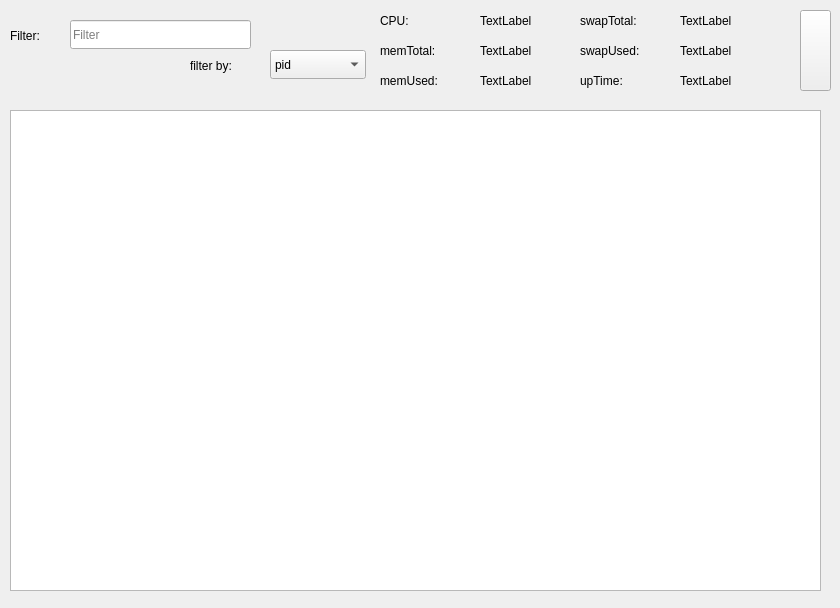
<?xml version="1.0" encoding="UTF-8"?>
<ui version="4.0">
 <class>Widget</class>
 <widget class="QWidget" name="Widget">
  <property name="geometry">
   <rect>
    <x>0</x>
    <y>0</y>
    <width>840</width>
    <height>608</height>
   </rect>
  </property>
  <property name="windowTitle">
   <string>Widget</string>
  </property>
  <widget class="QPushButton" name="testPushButton">
   <property name="geometry">
    <rect>
     <x>800</x>
     <y>10</y>
     <width>31</width>
     <height>81</height>
    </rect>
   </property>
   <property name="text">
    <string/>
   </property>
  </widget>
  <widget class="QTableView" name="processesTableView">
   <property name="geometry">
    <rect>
     <x>10</x>
     <y>110</y>
     <width>811</width>
     <height>481</height>
    </rect>
   </property>
  </widget>
  <widget class="QLabel" name="label">
   <property name="geometry">
    <rect>
     <x>380</x>
     <y>10</y>
     <width>71</width>
     <height>21</height>
    </rect>
   </property>
   <property name="text">
    <string>CPU:</string>
   </property>
  </widget>
  <widget class="QLabel" name="cpuLabel">
   <property name="geometry">
    <rect>
     <x>480</x>
     <y>10</y>
     <width>101</width>
     <height>21</height>
    </rect>
   </property>
   <property name="text">
    <string>TextLabel</string>
   </property>
  </widget>
  <widget class="QLabel" name="label_2">
   <property name="geometry">
    <rect>
     <x>380</x>
     <y>40</y>
     <width>91</width>
     <height>21</height>
    </rect>
   </property>
   <property name="text">
    <string>memTotal:</string>
   </property>
  </widget>
  <widget class="QLabel" name="memTotalLabel">
   <property name="geometry">
    <rect>
     <x>480</x>
     <y>40</y>
     <width>101</width>
     <height>21</height>
    </rect>
   </property>
   <property name="text">
    <string>TextLabel</string>
   </property>
  </widget>
  <widget class="QLabel" name="label_3">
   <property name="geometry">
    <rect>
     <x>380</x>
     <y>70</y>
     <width>91</width>
     <height>21</height>
    </rect>
   </property>
   <property name="text">
    <string>memUsed:</string>
   </property>
  </widget>
  <widget class="QLabel" name="memUsedLabel">
   <property name="geometry">
    <rect>
     <x>480</x>
     <y>70</y>
     <width>101</width>
     <height>21</height>
    </rect>
   </property>
   <property name="text">
    <string>TextLabel</string>
   </property>
  </widget>
  <widget class="QLabel" name="label_4">
   <property name="geometry">
    <rect>
     <x>580</x>
     <y>10</y>
     <width>91</width>
     <height>21</height>
    </rect>
   </property>
   <property name="text">
    <string>swapTotal:</string>
   </property>
  </widget>
  <widget class="QLabel" name="swapTotalLabel">
   <property name="geometry">
    <rect>
     <x>680</x>
     <y>10</y>
     <width>101</width>
     <height>21</height>
    </rect>
   </property>
   <property name="text">
    <string>TextLabel</string>
   </property>
  </widget>
  <widget class="QLabel" name="label_5">
   <property name="geometry">
    <rect>
     <x>580</x>
     <y>40</y>
     <width>91</width>
     <height>21</height>
    </rect>
   </property>
   <property name="text">
    <string>swapUsed:</string>
   </property>
  </widget>
  <widget class="QLabel" name="swapUsedLabel">
   <property name="geometry">
    <rect>
     <x>680</x>
     <y>40</y>
     <width>101</width>
     <height>21</height>
    </rect>
   </property>
   <property name="text">
    <string>TextLabel</string>
   </property>
  </widget>
  <widget class="QLabel" name="upTimeLabel">
   <property name="geometry">
    <rect>
     <x>680</x>
     <y>70</y>
     <width>101</width>
     <height>21</height>
    </rect>
   </property>
   <property name="text">
    <string>TextLabel</string>
   </property>
  </widget>
  <widget class="QLabel" name="label_6">
   <property name="geometry">
    <rect>
     <x>580</x>
     <y>70</y>
     <width>91</width>
     <height>21</height>
    </rect>
   </property>
   <property name="text">
    <string>upTime:</string>
   </property>
  </widget>
  <widget class="QLabel" name="label_7">
   <property name="geometry">
    <rect>
     <x>10</x>
     <y>20</y>
     <width>51</width>
     <height>31</height>
    </rect>
   </property>
   <property name="text">
    <string>Filter:</string>
   </property>
  </widget>
  <widget class="QLineEdit" name="FilterLineEdit">
   <property name="geometry">
    <rect>
     <x>70</x>
     <y>20</y>
     <width>181</width>
     <height>29</height>
    </rect>
   </property>
   <property name="text">
    <string/>
   </property>
   <property name="placeholderText">
    <string>Filter</string>
   </property>
  </widget>
  <widget class="QComboBox" name="FilterComboBox">
   <property name="geometry">
    <rect>
     <x>270</x>
     <y>50</y>
     <width>96</width>
     <height>29</height>
    </rect>
   </property>
   <item>
    <property name="text">
     <string>pid</string>
    </property>
   </item>
   <item>
    <property name="text">
     <string>name</string>
    </property>
   </item>
   <item>
    <property name="text">
     <string>user</string>
    </property>
   </item>
   <item>
    <property name="text">
     <string>state</string>
    </property>
   </item>
  </widget>
  <widget class="QLabel" name="label_8">
   <property name="geometry">
    <rect>
     <x>190</x>
     <y>50</y>
     <width>81</width>
     <height>31</height>
    </rect>
   </property>
   <property name="text">
    <string>filter by:</string>
   </property>
  </widget>
 </widget>
 <resources/>
 <connections/>
</ui>
